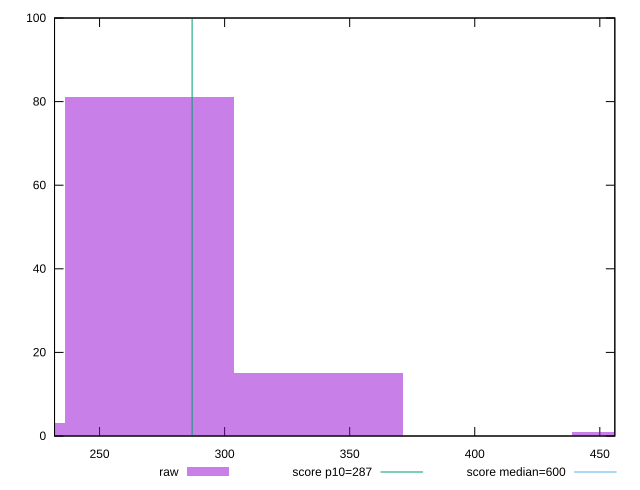

Write gnuplot code to recreate this figure.
reset

$raw <<EOF
472.4797472013215 1
269.98842697218373 81
337.4855337152297 15
202.49132022913778 3
EOF

set key outside below
set boxwidth 67.49710674304593
set xrange [232:456]
set yrange [0:100]
set trange [0:100]
set style fill transparent solid 0.5 noborder

set parametric
set terminal svg size 640, 490 enhanced background rgb 'white'
set output "reports/report_00030_2021-02-24T20-42-31.540Z/total-blocking-time/samples/music/raw/histogram.svg"

plot $raw title "raw" with boxes, \
     287,t title "score p10=287", \
     600,t title "score median=600"

reset
